Frame 1 (no input): blank canvas, image omitted
Frame 60 (no input): blank canvas, image omitted
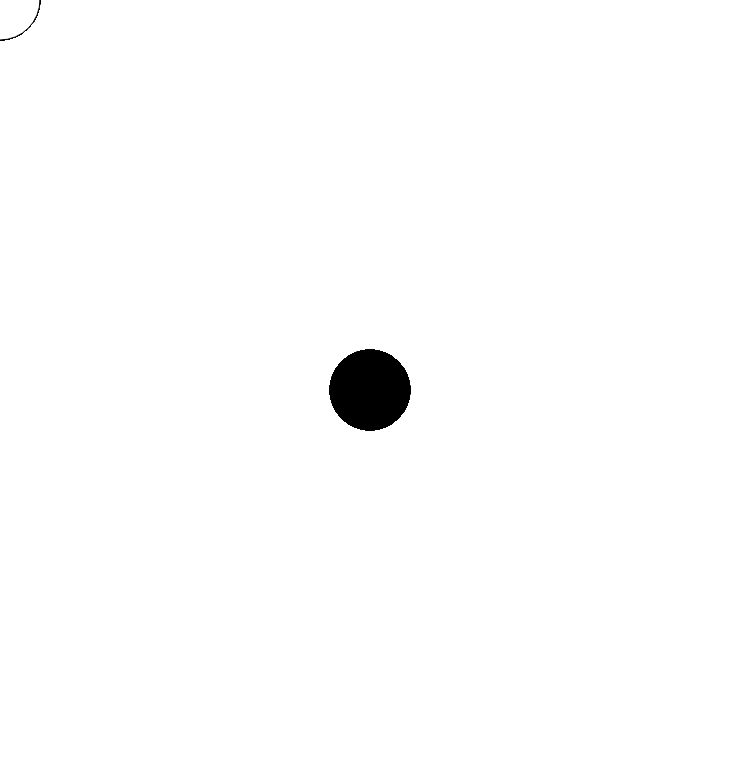
Frame 120 (the mouse pressed at the canvas centre since frame 60)

The p5.js sketch whose frames 1 and 60 were blank and that drew this single picture after the mouse press (run headless with seeded random() and noise() and a simulated clock; from frame 60 on, the mouse is pressed at the canvas centre):

// p5.js sketch
// ── sketch.js
function setup() {

}

function draw() {
  ellipse(50, 50, 80, 80);
}function setup() {
  createCanvas(740, 780);
}

function draw() {
  if (mouseIsPressed) {
    fill(0);
  } else {
    fill(255);
  }
  ellipse(mouseX, mouseY, 80, 80);
}
